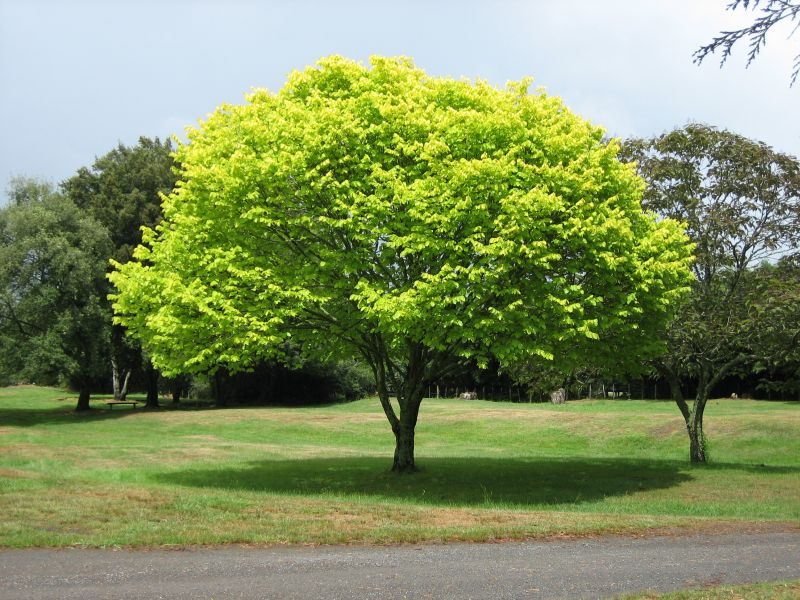
#> input picture Python/Day-1/tree.jpg, 800 x 600 px
$ jupyter execute exercise.ipynb
#> lines starting #> are read from the running program, lines starting #| are printed output that depends on the picture
[cell 1]
#Opencv
import cv2

img = cv2.imread('tree.jpg')
#> img is the input picture: shape (600, 800, 3); mean B, G, R 97.5, 146.3, 131.4
cv2.imshow("img",img)

cv2.waitKey()
cv2.destroyAllWindows()

[cell 2]
#matplotlib

import matplotlib.pyplot as plt

x_data = [0,1,2,3]
y_data = [1,3,4,2]

plt.plot(x_data,y_data)
plt.show()
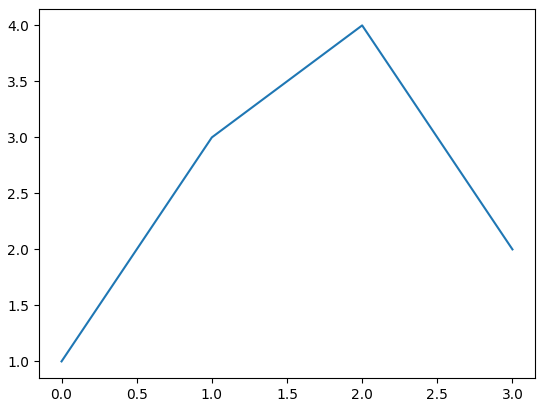
#> figure drawn by matplotlib, 1 panel
